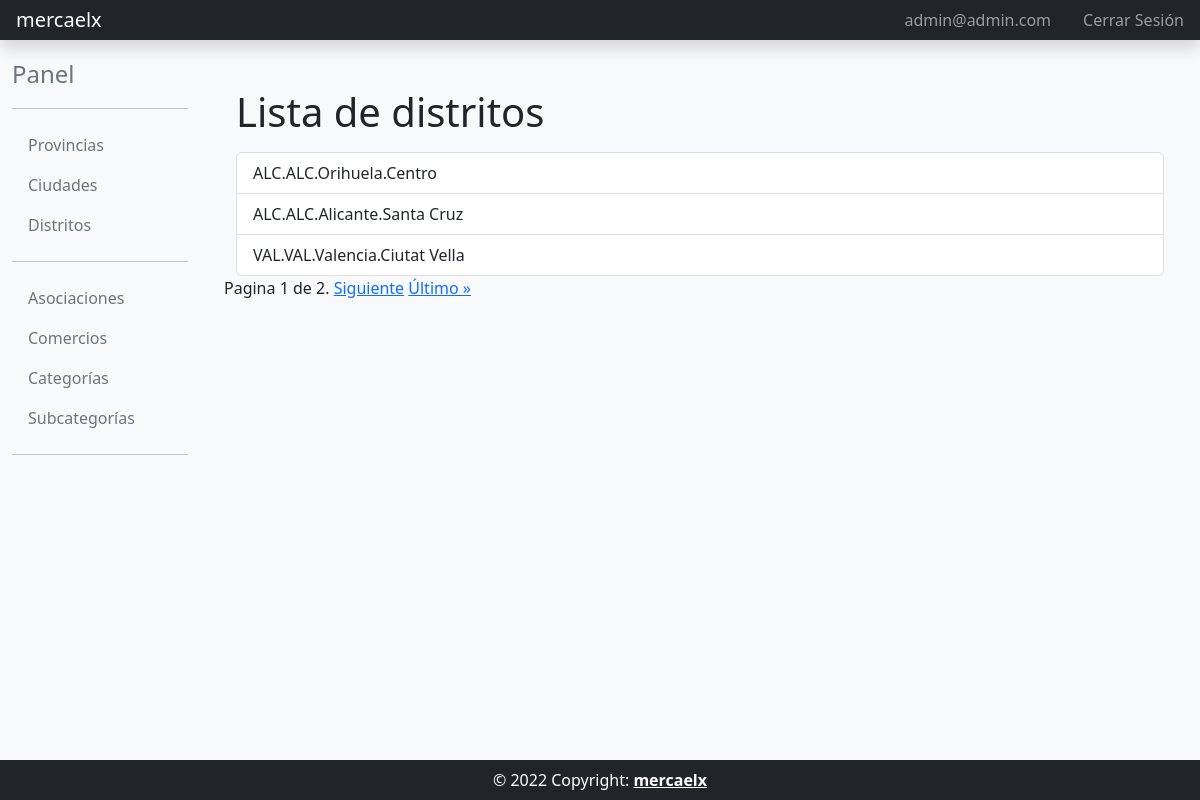
The page /distrito_list/ (signed in) on the database its author committed.
### core/models.py (models this page shows, shortened)
class Distrito(models.Model):
    ciudad = models.ForeignKey(Ciudad, on_delete=models.PROTECT)
    nombre = models.CharField(max_length=256)
    def __str__(self):
        return f"{self.ciudad.provincia.codigo}.{str(self.ciudad)}.{self.nombre[:100]}"
    class Meta:
        verbose_name = 'Distrito'
        verbose_name_plural = 'Distritos'
        unique_together = ('ciudad', 'nombre')
        ordering = ['ciudad__codigo', 'nombre']

class Ciudad(models.Model):
    codigo = models.CharField(max_length=10, unique=True)
    nombre = models.CharField(max_length=256, unique=True)
    provincia = models.ForeignKey(Provincia, on_delete=models.PROTECT)
    def __str__(self):
        return f"{self.provincia.codigo}.{self.nombre[:100]}"
    class Meta:
        verbose_name = 'Ciudad'
        verbose_name_plural = 'Ciudades'
        ordering = ['nombre']

class Provincia(models.Model):
    codigo = models.CharField(max_length=10, unique=True)
    nombre = models.CharField(max_length=255, unique=True)
    class Meta:
        verbose_name = 'Provincia' # Nombre en singular
        verbose_name_plural = 'Provincias' # Nombre en plural
        ordering = ['nombre'] # Ordenar por nombre

### core/views.py (the view)
# urls.py: path('distrito_list/', core_views.DistritoListView.as_view(), name='distrito_list'),
class DistritoListView(LoginRequiredMixin, OrderedListMixin, ListView):
    model = Distrito
    template_name = 'core/distrito_list.html'
    paginate_by = 3

### common/mixins.py (called while the page is built)
    def get_queryset(self):
        queryset = super().get_queryset()
        ordering = self.request.GET.get('ordering', 'asc')
        if ordering == 'desc':
            return queryset.order_by('-id')
        return queryset.order_by('id')

    @method_decorator(login_required)
    def dispatch(self, *args, **kwargs):
        return super().dispatch(*args, **kwargs)

### templates/core/distrito_list.html
{% extends "common/base_intranet.html" %}
{% block main_content %}
<div class="container">
    <h1>Lista de distritos</h1>
    <ul class="list-group mt-3 ">
    {% for distrito in object_list %}
        <a href="{% url 'distrito_detail' distrito.id %}" class="list-group-item list-group-item-action">{{ distrito}}</a>
    {% empty %}
        <p>No existen distritos.</p>
    {% endfor %}
    </ul>
</div>
{% include 'common/pagination.html' %}
{% endblock main_content %}

### templates/common/header_website.html (shortened to what this page needs)
<header class="navbar navbar-dark sticky-top bg-dark flex-md-nowrap p-0 shadow">
  <a class="navbar-brand col-md-3 col-lg-2 px-3 ml-5" href="{% url 'home' %}">mercaelx</a>
  <div class="navbar-nav">
    {% if user.is_authenticated %}
      <div class="d-flex">
        <a class="nav-link px-3" href="{% url 'account_email' %}">
          {{ user.email }}
        </a>
        <a class="nav-link px-3" href="{% url 'account_logout' %}">Cerrar Sesión</a>
      </div>
    {% else %}
      <div class="d-flex">
        <a class="nav-link px-3" href="{% url 'account_login' %}">Iniciar Sesión</a>
        <a class="nav-link px-3" href="{% url 'account_signup' %}">Registrarse</a>
      </div>
    {% endif %}
  </div>
</header>

### rows shown on the page
Distrito: ciudad+nombre "ALC.ALC.Orihuela.Centro"
Distrito: ciudad+nombre "ALC.ALC.Alicante.Santa Cruz"
Distrito: ciudad+nombre "VAL.VAL.Valencia.Ciutat Vella"

### other values the page prints
{{ user.email }} "admin@admin.com"
{{ page_obj.number }} "1"
{{ page_obj.paginator.num_pages }} "2"
